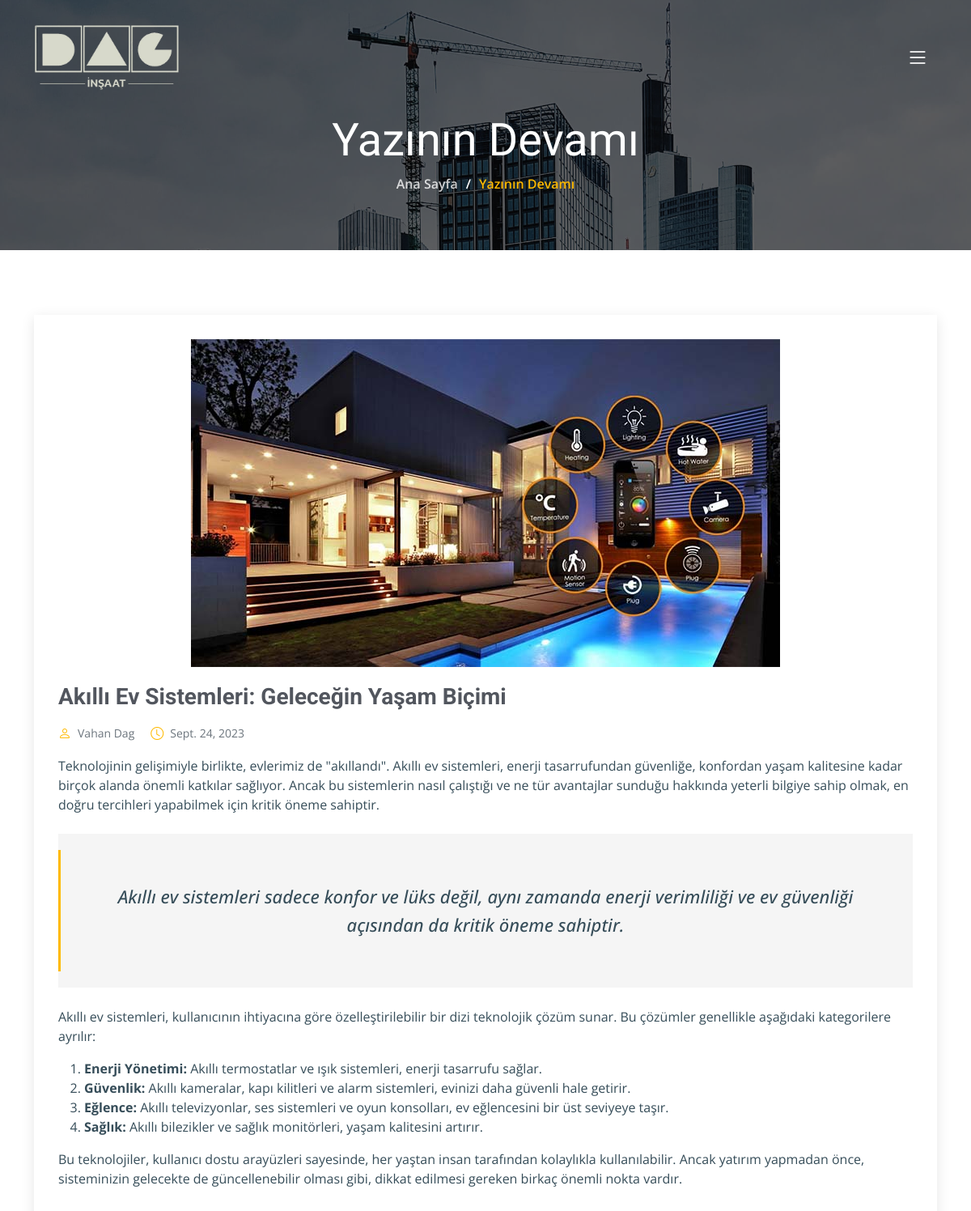
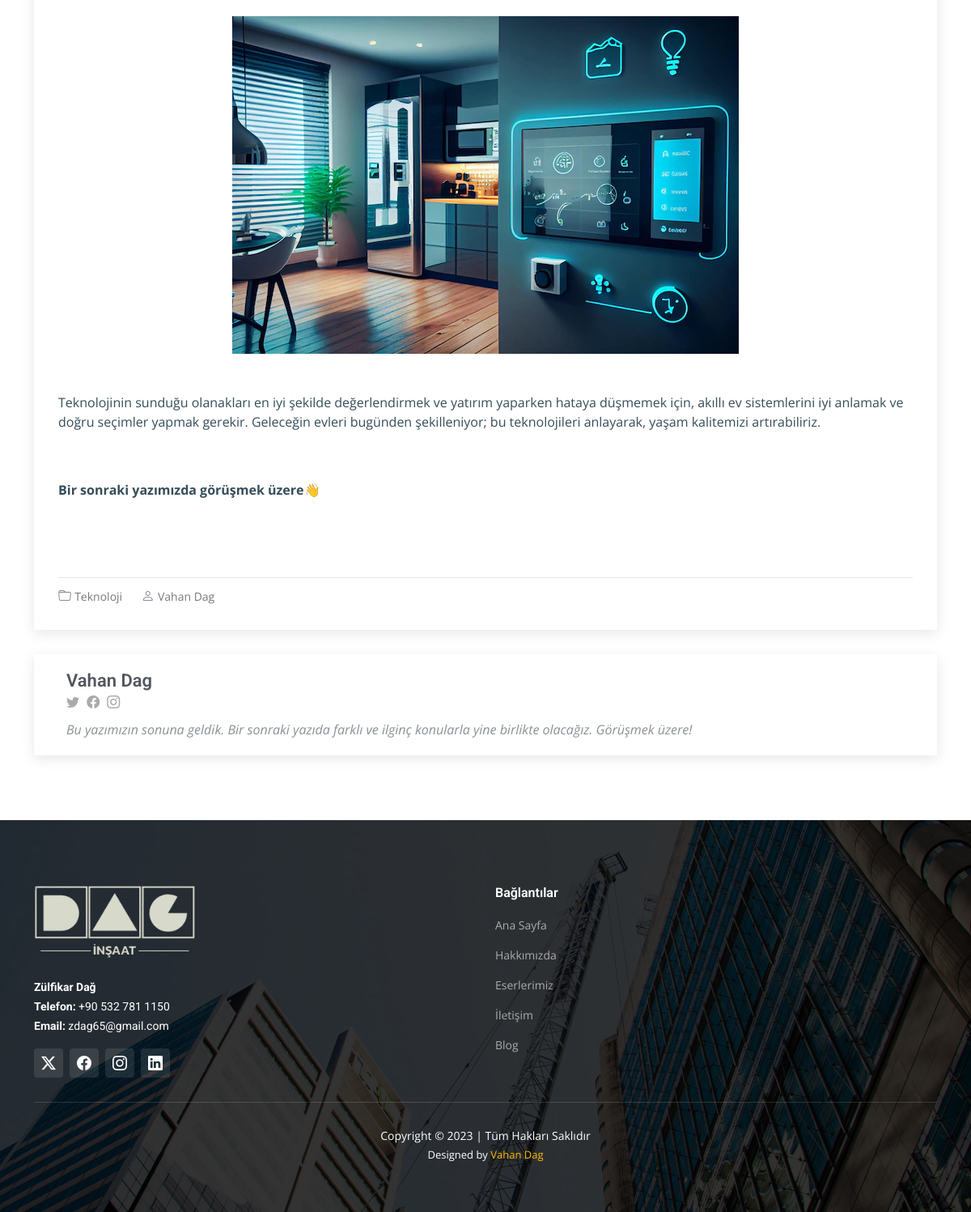
Screenshot of /blog/akilli-ev-sistemleri-gelecegin-yasam-bicimi/ with the database file from the repository (2 pictures, top to bottom).
### home/models.py (models this page shows, shortened)
class Blogs(models.Model):
    title = models.CharField(verbose_name="Başlık", max_length=255)
    author = models.CharField(verbose_name="Yazar", max_length=30)
    title_image = models.ImageField(upload_to='static/img/blog/',verbose_name="Resim")
    published_date = models.DateField(verbose_name="Tarih")
    first_place = HTMLField(verbose_name="Giriş yazısı")
    quote = models.CharField(verbose_name="Vurgulanan Söz", max_length=255)
    second_place = HTMLField(verbose_name="İkinci Bölüm")
    sub_image = models.ImageField(upload_to='static/img/blog/',verbose_name="İkinci Resim")
    finished_place = HTMLField(verbose_name="Kapanış yazısı")
    category = models.ForeignKey(BlogCategories, verbose_name="Kategoriler",on_delete=models.CASCADE)
    slug = models.SlugField(unique=True, blank=True, null=True)

class BlogCategories(models.Model):
    category = models.CharField(verbose_name="Kategori", max_length=50)
    def __str__(self):
        return self.category

### home/views.py (the view)
# urls.py: path('blog/<slug:blog_slug>/', views.blog_detail, name='blog-detail'),
def blog_detail(request, blog_slug):
    blog = get_object_or_404(Blogs, slug=blog_slug)
    return render(request, 'blog_detail.html', {'blog': blog})

### templates/blog_detail.html (shortened to what this page needs)
{% extends 'base.html' %} {% load static %}  {% block content %}
<main id="main">
  <div
    class="breadcrumbs d-flex align-items-center"
    style="background-image: url('/static/img/breadcrumbs-bg.jpg')"
  >
    <div
      class="container position-relative d-flex flex-column align-items-center"
      data-aos="fade"
    >
      <h2>Yazının Devamı</h2>
      <ol>
        <li><a href="/">Ana Sayfa</a></li>
        <li>Yazının Devamı</li>
      </ol>
    </div>
  </div>
  <section id="blog" class="blog">
    <div class="container" data-aos="fade-up" data-aos-delay="100">
      <div class="row g-5">
        <div class="col-lg-12">
          <article class="blog-details">
            <div class="post-img">
              <img
                src="{{ blog.title_image.url }}"
                alt="{{ blog.title }}"
                class="img-fluid center-img"
              />
            </div>
            <h2 class="title">{{ blog.title }}</h2>
            <div class="meta-top">
              <ul>
                <li class="d-flex align-items-center">
                  <i class="bi bi-person"></i>
                  <a href="#">{{ blog.author }}</a>
                </li>
                <li class="d-flex align-items-center">
                  <i class="bi bi-clock"></i>
                  <a href="#"
                    ><time datetime="2020-01-01"
                      >{{ blog.published_date }}</time
                    ></a
                  >
                </li>
              </ul>
            </div>
            <div class="content">
              <p>{{ blog.first_place | safe}}</p>
              <blockquote class="my-4">
                <p>{{blog.quote}}</p>
              </blockquote>
              <p>
               {{ blog.second_place | safe }}
              </p>
              <img
                src="{{ blog.sub_image.url }}"
                class="img-fluid my-5 center-img"
                alt="{{ blog.title }}"
              />
              <p>
                {{ blog.finished_place | safe }}
              </p>
            </div>
            <div class="meta-bottom">
              <i class="bi bi-folder"></i>
              <ul class="cats">
                <li><a href="#">{{blog.category}}</a></li>
              </ul>
              <i class="bi bi-person"></i>
              <ul class="tags">
                <li><a href="#">{{ blog.author }}</a></li>
              </ul>
            </div>
          </article>
          <div class="post-author d-flex align-items-center">
            <div>
              <h4>{{ blog.author }}</h4>
              <div class="social-links">
                <a href="https://twitters.com/#"
                  ><i class="bi bi-twitter"></i
                ></a>
                <a href="https://facebook.com/#"
                  ><i class="bi bi-facebook"></i
                ></a>
                <a href="https://instagram.com/#"
                  ><i class="biu bi-instagram"></i
                ></a>
              </div>
              <p>
                Bu yazımızın sonuna geldik. Bir sonraki yazıda farklı ve ilginç konularla yine birlikte olacağız. Görüşmek üzere!
              </p>
            </div>
          </div>
        </div>
      </div>
    </div>
  </section>
</main>
{% endblock %}

### static/css/main.css (style rules this page uses)
:root { --font-default: "Open Sans", system-ui, -apple-system, "Segoe UI", Roboto, "Helvetica Neue", Arial, "Noto Sans", "Liberation Sans", sans-serif, "Apple Color Emoji", "Segoe UI Emoji", "Segoe UI Symbol", "Noto Color Emoji"; --font-primary: "Roboto", sans-serif; --font-secondary: "Work Sans", sans-serif; }
:root { --color-default: #364d59; --color-primary: #feb900; --color-secondary: #52565e; }
:root { scroll-behavior: smooth; }
body { font-family: var(--font-default); color: var(--color-default); overflow-x: hidden; }
a { color: var(--color-primary); text-decoration: none; }
h1, h2, h3, h4, h5, h6 { font-family: var(--font-primary); }
section { padding: 80px 0; overflow: hidden; }
.breadcrumbs { padding: 140px 0 60px 0; min-height: 30vh; position: relative; background-size: cover; background-position: center; background-repeat: no-repeat; }
.breadcrumbs:before { content: ""; background-color: rgba(0, 0, 0, 0.6); position: absolute; inset: 0; }
.breadcrumbs h2 { font-size: 56px; font-weight: 500; color: #fff; font-family: var(--font-secondary); }
.breadcrumbs ol { display: flex; flex-wrap: wrap; list-style: none; padding: 0 0 10px 0; margin: 0; font-size: 16px; font-weight: 600; color: var(--color-primary); }
.breadcrumbs ol a { color: rgba(255, 255, 255, 0.8); transition: 0.3s; }
.breadcrumbs ol li + li { padding-left: 10px; }
.breadcrumbs ol li + li::before { display: inline-block; padding-right: 10px; color: #fff; content: "/"; }
.blog .blog-details { box-shadow: 0 4px 16px rgba(0, 0, 0, 0.1); padding: 30px; }
.blog .blog-details .post-img { overflow: hidden; }
.blog .blog-details .title { font-size: 28px; font-weight: 700; padding: 0; margin: 20px 0 0 0; color: var(--color-secondary); }
.blog .blog-details .content { margin-top: 20px; }
.blog .blog-details .content blockquote { overflow: hidden; background-color: rgba(82, 86, 94, 0.06); padding: 60px; position: relative; text-align: center; margin: 20px 0; }
.blog .blog-details .content blockquote p { color: var(--color-default); line-height: 1.6; margin-bottom: 0; font-style: italic; font-weight: 500; font-size: 22px; }
.blog .blog-details .content blockquote:after { content: ""; position: absolute; left: 0; top: 0; bottom: 0; width: 3px; background-color: var(--color-primary); margin-top: 20px; margin-bottom: 20px; }
.blog .blog-details .meta-top { margin-top: 20px; color: #6c757d; }
.blog .blog-details .meta-top ul { display: flex; flex-wrap: wrap; list-style: none; align-items: center; padding: 0; margin: 0; }
.blog .blog-details .meta-top ul li + li { padding-left: 20px; }
.blog .blog-details .meta-top i { font-size: 16px; margin-right: 8px; line-height: 0; color: var(--color-primary); }
.blog .blog-details .meta-top a { color: #6c757d; font-size: 14px; display: inline-block; line-height: 1; transition: 0.3s; }
.blog .blog-details .meta-bottom { padding-top: 10px; border-top: 1px solid rgba(82, 86, 94, 0.15); }
.blog .blog-details .meta-bottom i { color: #838893; display: inline; }
.blog .blog-details .meta-bottom a { color: rgba(82, 86, 94, 0.8); transition: 0.3s; }
.blog .blog-details .meta-bottom .cats { list-style: none; display: inline; padding: 0 20px 0 0; font-size: 14px; }
.blog .blog-details .meta-bottom .cats li { display: inline-block; }
.blog .blog-details .meta-bottom .tags { list-style: none; display: inline; padding: 0; font-size: 14px; }
.blog .blog-details .meta-bottom .tags li { display: inline-block; }
.blog .post-author { padding: 20px; margin-top: 30px; box-shadow: 0 4px 16px rgba(0, 0, 0, 0.1); }
.blog .post-author h4 { font-weight: 600; font-size: 22px; margin-bottom: 0px; padding: 0; color: var(--color-secondary); }
.blog .post-author .social-links { margin: 0 10px 10px 0; }
.blog .post-author .social-links a { color: rgba(82, 86, 94, 0.5); margin-right: 5px; }
.blog .post-author p { font-style: italic; color: rgba(108, 117, 125, 0.8); margin-bottom: 0; }
.center-img { display: block; margin: auto; }

### rows the page displays
Blogs: title_image (picture), title "Akıllı Ev Sistemleri: Geleceğin Yaşam Biçimi", author "Vahan Dag", published_date "Sept. 24, 2023", first_place "Teknolojinin gelişimiyle birlikte, evlerimiz de \"akıllandı\". Akıllı ev sistemleri, enerji tasarrufundan güvenliğe, konfordan yaşam kalitesine kadar birçok alanda önemli katkılar sağlıyor. Ancak bu sistemlerin nasıl çalıştığı ve ne tür avantajlar sunduğu hakkında yeterli bilgiye sahip olmak, en doğru tercihleri yapabilmek için kritik öneme sahiptir.", quote "Akıllı ev sistemleri sadece konfor ve lüks değil, aynı zamanda enerji verimliliği ve ev güvenliği açısından da kritik öneme sahiptir.", second_place "Akıllı ev sistemleri, kullanıcının ihtiyacına göre özelleştirilebilir bir dizi teknolojik çözüm sunar. Bu çözümler genellikle aşağıdaki kategorilere ayrılır: Enerji Yönetimi: Akıllı termostatlar ve ışık sistemleri, enerji tasarrufu sağlar. Güvenlik: Akıllı kameralar, kapı kilitleri ve alarm sistemleri, evinizi daha güvenli hale getirir. Eğlence: Akıllı televizyonlar, ses sistemleri ve oyun konsolları, ev eğlencesini bir üst seviyeye taşır. Sağlık: Akıllı bilezikler ve sağlık monitörleri, yaşam kalitesini artırır. Bu teknolojiler, kullanıcı dostu arayüzleri sayesinde, her yaştan insan tarafından kolaylıkla kullanılabilir. Ancak yatırım yapmadan önce, sisteminizin gelecekte de güncellenebilir…", sub_image (picture), finished_place "Teknolojinin sunduğu olanakları en iyi şekilde değerlendirmek ve yatırım yaparken hataya düşmemek için, akıllı ev sistemlerini iyi anlamak ve doğru seçimler yapmak gerekir. Geleceğin evleri bugünden şekilleniyor; bu teknolojileri anlayarak, yaşam kalitemizi artırabiliriz. Bir sonraki yazımızda görüşmek üzere👋", category "Teknoloji"
